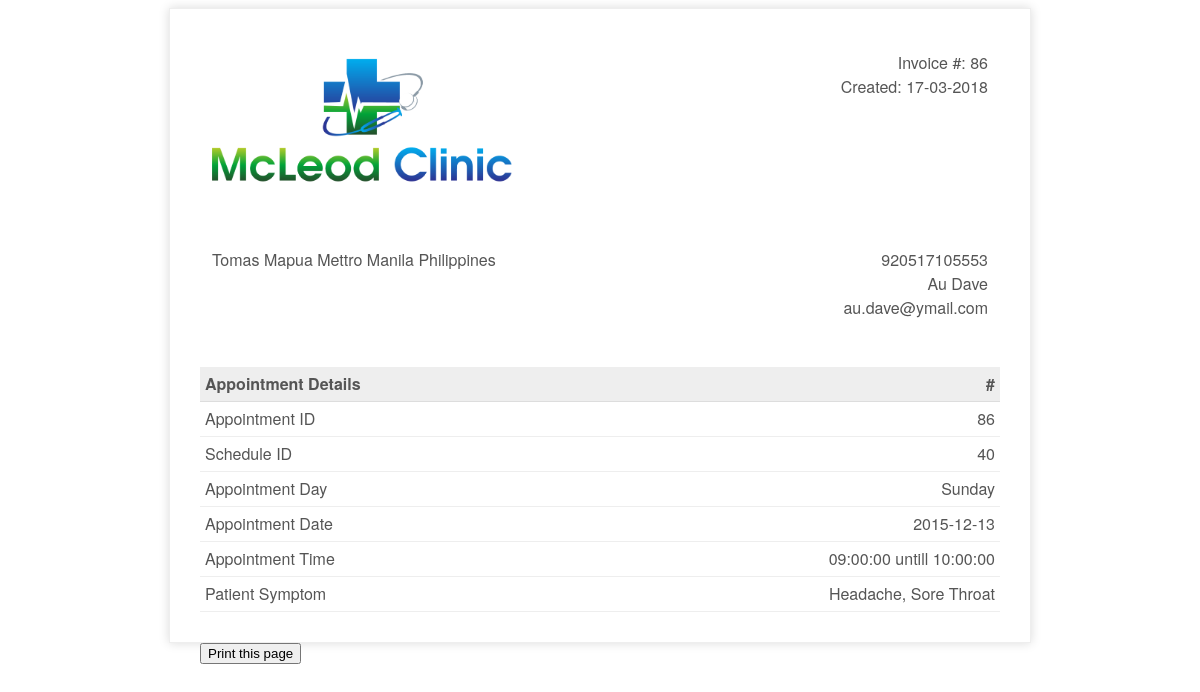
The app's page /patient/invoice.php?appid=86 with its own data.
### tables this page shows
CREATE TABLE IF NOT EXISTS `appointment` (
`appId` int(3) NOT NULL,
  `patientIc` bigint(12) NOT NULL,
  `scheduleId` int(10) NOT NULL,
  `appSymptom` varchar(100) NOT NULL,
  `appComment` varchar(100) NOT NULL,
  `status` varchar(10) NOT NULL DEFAULT 'process'
);

CREATE TABLE IF NOT EXISTS `patient` (
  `icPatient` bigint(12) NOT NULL,
  `password` varchar(20) NOT NULL,
  `patientFirstName` varchar(20) NOT NULL,
  `patientLastName` varchar(20) NOT NULL,
  `patientMaritialStatus` varchar(10) NOT NULL,
  `patientDOB` date NOT NULL,
  `patientGender` varchar(10) NOT NULL,
  `patientAddress` varchar(100) NOT NULL,
  `patientPhone` varchar(15) NOT NULL,
  `patientEmail` varchar(100) NOT NULL
);

CREATE TABLE IF NOT EXISTS `doctorschedule` (
`scheduleId` int(11) NOT NULL,
  `scheduleDate` date NOT NULL,
  `scheduleDay` varchar(15) NOT NULL,
  `startTime` time NOT NULL,
  `endTime` time NOT NULL,
  `bookAvail` varchar(10) NOT NULL
);

### patient/invoice.php (the view, shortened to what this page needs)
<?php
include_once '../assets/conn/dbconnect.php';
if (isset($_GET['appid'])) {
$appid=$_GET['appid'];
}
$res=mysqli_query($con, "SELECT a.*, b.*,c.* FROM patient a
JOIN appointment b
On a.icPatient = b.patientIc
JOIN doctorschedule c
On b.scheduleId=c.scheduleId
WHERE b.appId  =".$appid);
$userRow=mysqli_fetch_array($res,MYSQLI_ASSOC);
?>
<!doctype html>
<html>
    <head>
        <link rel="stylesheet" type="text/css" href="assets/css/invoice.css">
    </head>
    <body>
        <div class="invoice-box">
            <table cellpadding="0" cellspacing="0">
                <tr class="top">
                    <td colspan="2">
                        <table>
                            <tr>
                                <td class="title">
                                    <img src="assets/img/logo.png" style="width:100%; max-width:300px;">
                                </td>
                                <td>
                                    Invoice #: <?php echo $userRow['appId'];?><br>
                                    Created: <?php echo date("d-m-Y");?><br>
                                </td>
                            </tr>
                        </table>
                    </td>
                </tr>
                <tr class="information">
                    <td colspan="2">
                        <table>
                            <tr>
                                <td>
                                    <?php echo $userRow['patientAddress'];?>
                                </td>
                                <td><?php echo $userRow['patientIc'];?><br>
                                    <?php echo $userRow['patientFirstName'];?> <?php echo $userRow['patientLastName'];?><br>
                                    <?php echo $userRow['patientEmail'];?>
                                </td>
                            </tr>
                        </table>
                    </td>
                </tr>
                <tr class="heading">
                    <td>
                        Appointment Details
                    </td>
                    <td>
                        #
                    </td>
                </tr>
                <tr class="item">
                    <td>
                        Appointment ID
                    </td>
                    <td>
                       <?php echo $userRow['appId'];?>
                    </td>
                </tr>
                <tr class="item">
                    <td>
                        Schedule ID
                    </td>
                    <td>
                        <?php echo $userRow['scheduleId'];?>
                    </td>
                </tr>
                <tr class="item">
                    <td>
                        Appointment Day
                    </td>
                    <td>
                        <?php echo $userRow['scheduleDay'];?>
                    </td>
                </tr>
                 <tr class="item">
                    <td>
                        Appointment Date
                    </td>
                    <td>
                        <?php echo $userRow['scheduleDate'];?>
                    </td>
                </tr>
                 <tr class="item">
                    <td>
                        Appointment Time
                    </td>
                    <td>
                        <?php echo $userRow['startTime'];?> untill <?php echo $userRow['endTime'];?>
                    </td>
                </tr>
                 <tr class="item">
                    <td>
                        Patient Symptom
                    </td>
                    <td>
                        <?php echo $userRow['appSymptom'];?>
                    </td>
                </tr>
            </table>
        </div>
        <div class="print">
        <button onclick="myFunction()">Print this page</button>
</div>
    </body>
</html>

### patient/assets/css/invoice.css (style rules this page uses)
.print { margin:auto; max-width:800px; }
.invoice-box { max-width:800px; margin:auto; padding:30px; border:1px solid #eee; box-shadow:0 0 10px rgba(0, 0, 0, .15); font-size:16px; line-height:24px; font-family:'Helvetica Neue', 'Helvetica', Helvetica, Arial, sans-serif; color:#555; }
.invoice-box table { width:100%; line-height:inherit; text-align:left; }
.invoice-box table td { padding:5px; vertical-align:top; }
.invoice-box table tr td:nth-child(2) { text-align:right; }
.invoice-box table tr.top table td { padding-bottom:20px; }
.invoice-box table tr.top table td.title { font-size:45px; line-height:45px; color:#333; }
.invoice-box table tr.information table td { padding-bottom:40px; }
.invoice-box table tr.heading td { background:#eee; border-bottom:1px solid #ddd; font-weight:bold; }
.invoice-box table tr.item td { border-bottom:1px solid #eee; }

### records on screen
appointment: appId "86", patientIc.patientAddress "Tomas Mapua Mettro Manila Philippines", patientIc "920517105553", patientIc.patientFirstName "Au", patientIc.patientLastName "Dave", patientIc.patientEmail "au.dave@ymail.com", scheduleId.scheduleId "40", scheduleId.scheduleDay "Sunday", scheduleId.scheduleDate "2015-12-13", scheduleId.startTime "09:00:00", scheduleId.endTime "10:00:00", appSymptom "Headache, Sore Throat"
